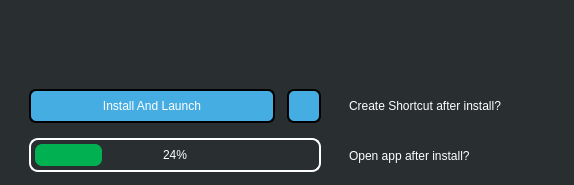
<?xml version="1.0" encoding="UTF-8"?>
<ui version="4.0">
 <class>MainWindow</class>
 <widget class="QMainWindow" name="MainWindow">
  <property name="geometry">
   <rect>
    <x>0</x>
    <y>0</y>
    <width>574</width>
    <height>185</height>
   </rect>
  </property>
  <property name="windowTitle">
   <string>MainWindow</string>
  </property>
  <property name="styleSheet">
   <string notr="true">background-color: rgb(41, 46, 49);</string>
  </property>
  <widget class="QWidget" name="centralwidget">
   <widget class="QLabel" name="logo">
    <property name="geometry">
     <rect>
      <x>32</x>
      <y>13</y>
      <width>523</width>
      <height>63</height>
     </rect>
    </property>
    <property name="styleSheet">
     <string notr="true">background: transparent;</string>
    </property>
    <property name="text">
     <string/>
    </property>
    <property name="pixmap">
     <pixmap>assets/Logo.png</pixmap>
    </property>
   </widget>
   <widget class="QPushButton" name="installButton">
    <property name="geometry">
     <rect>
      <x>29</x>
      <y>89</y>
      <width>246</width>
      <height>34</height>
     </rect>
    </property>
    <property name="styleSheet">
     <string notr="true">QPushButton {
    background-color: rgba(70, 173, 226, 1);
	border-radius: 7px;
	border: 2px solid black;
	font: 63 16pt &quot;Bahnschrift SemiBold&quot;;
	color: white;
}

QPushButton:Hover {
	background-color: rgba(56, 139, 181, 1)
}</string>
    </property>
    <property name="text">
     <string>Install And Launch</string>
    </property>
   </widget>
   <widget class="QPushButton" name="pathButton">
    <property name="geometry">
     <rect>
      <x>287</x>
      <y>89</y>
      <width>34</width>
      <height>34</height>
     </rect>
    </property>
    <property name="styleSheet">
     <string notr="true">QPushButton {
    background-color: rgba(70, 173, 226, 1);
	border-radius: 7px;
	border: 2px solid black;
	font: 63 16pt &quot;Bahnschrift SemiBold&quot;;
	color: white;
}

QPushButton:Hover {
	background-color: rgba(56, 139, 181, 1)
}</string>
    </property>
    <property name="text">
     <string/>
    </property>
    <property name="icon">
     <iconset>
      <normaloff>assets/folderIcon.png</normaloff>assets/folderIcon.png</iconset>
    </property>
    <property name="iconSize">
     <size>
      <width>19</width>
      <height>17</height>
     </size>
    </property>
   </widget>
   <widget class="QProgressBar" name="progressBar">
    <property name="geometry">
     <rect>
      <x>29</x>
      <y>138</y>
      <width>292</width>
      <height>34</height>
     </rect>
    </property>
    <property name="styleSheet">
     <string notr="true">QProgressBar {
    border: 2px solid #fff;
    border-radius: 9px;           
    text-align: center; 
    color: white;           
    background-color: transparent;
    padding: 4px;           
	font: 63 14pt &quot;Bahnschrift SemiBold&quot;;
}

QProgressBar::chunk {
    background-color: #00B051;
    border-radius: 7px; 
}
</string>
    </property>
    <property name="value">
     <number>24</number>
    </property>
   </widget>
   <widget class="QCheckBox" name="shortcutCheckBox">
    <property name="geometry">
     <rect>
      <x>330</x>
      <y>95</y>
      <width>231</width>
      <height>21</height>
     </rect>
    </property>
    <property name="styleSheet">
     <string notr="true">color: white;
font: 63 12pt &quot;Bahnschrift SemiBold&quot;;
background: transparent;</string>
    </property>
    <property name="text">
     <string>Create Shortcut after install?</string>
    </property>
   </widget>
   <widget class="QCheckBox" name="appCheckBox">
    <property name="geometry">
     <rect>
      <x>330</x>
      <y>145</y>
      <width>191</width>
      <height>21</height>
     </rect>
    </property>
    <property name="styleSheet">
     <string notr="true">color: white;
font: 63 12pt &quot;Bahnschrift SemiBold&quot;;
background: transparent;</string>
    </property>
    <property name="text">
     <string>Open app after install?</string>
    </property>
   </widget>
  </widget>
 </widget>
 <resources/>
 <connections/>
</ui>
